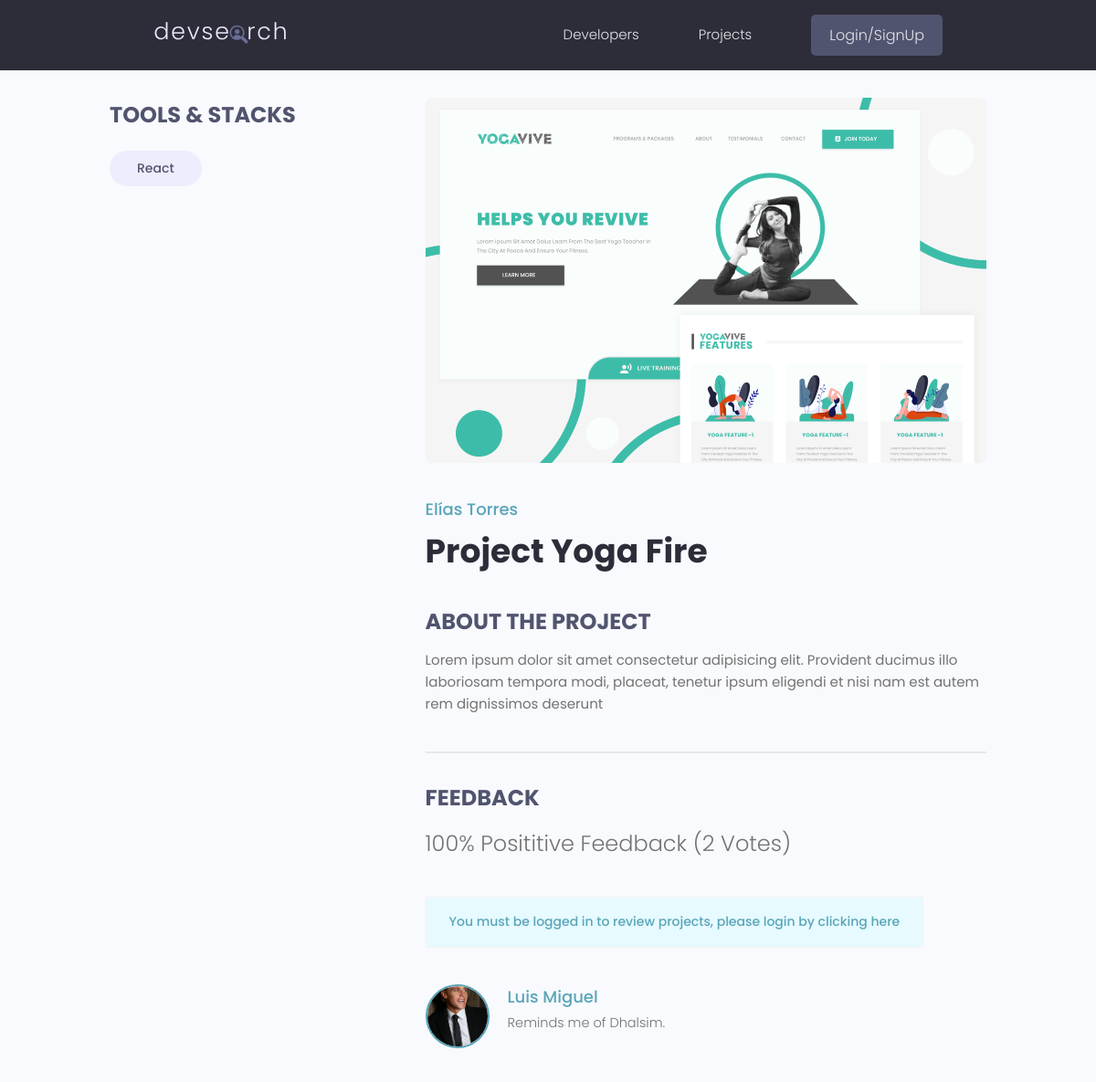
Page /project/b08f51d4-26c4-47e3-81d3-7e07b5696382 on the earlier database version.
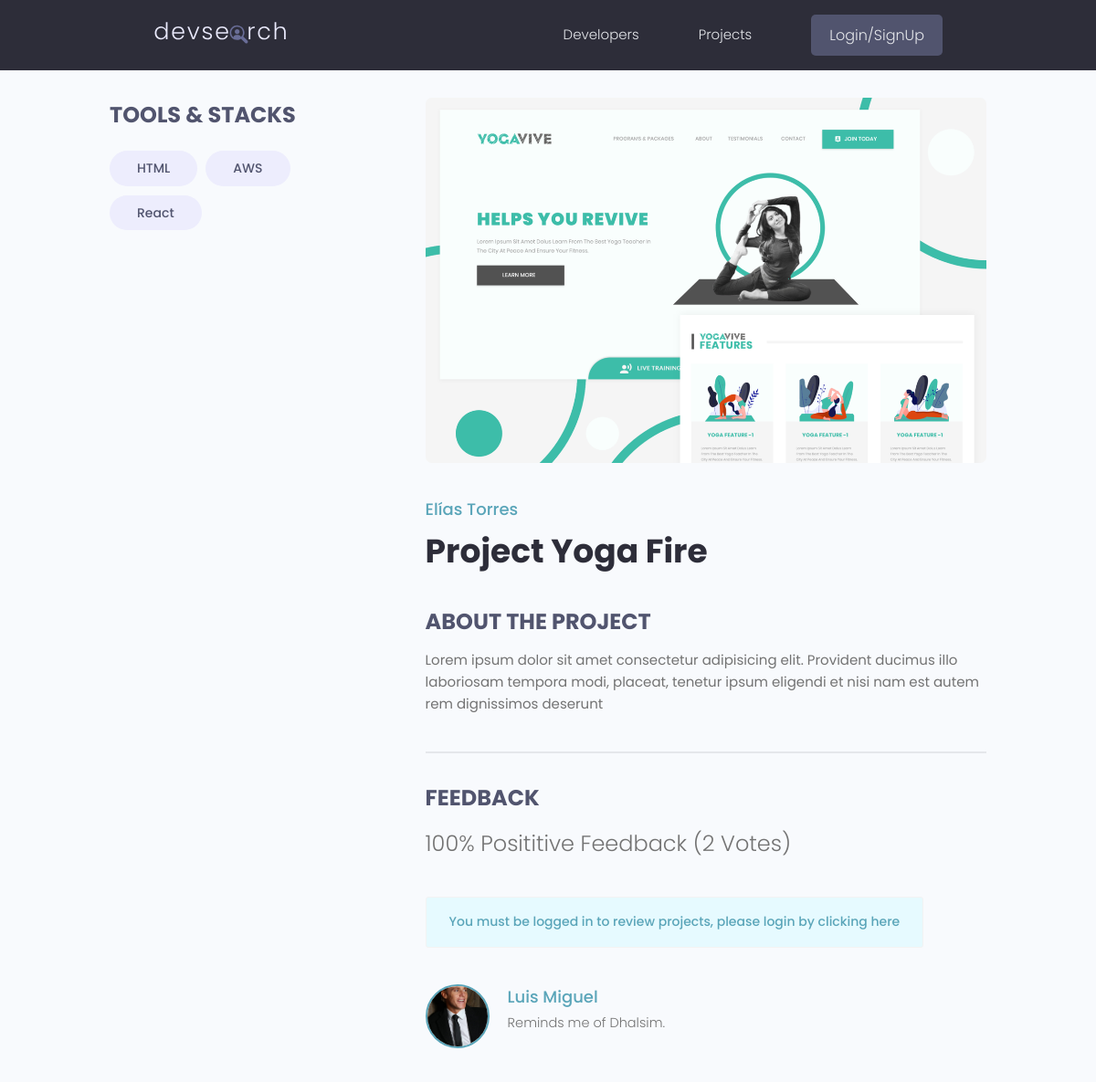
Same page on the later database version.
### project/models.py (models this page shows, shortened)
class Tag(models.Model):
    id = models.UUIDField(default=uuid.uuid4,
                          primary_key=True, unique=True, editable=False)
    name = models.CharField(max_length=200)
    created = models.DateTimeField(auto_now_add=True)

class Review(models.Model):
    UP = 'up'
    DOWN = 'down'
    VOTE_TYPE = (
        (UP, 'Up Vote'),
        (DOWN, 'Down Vote')
    )
    id = models.UUIDField(default=uuid.uuid4,
                          primary_key=True, unique=True, editable=False)
    developer = models.ForeignKey(
        Developer, null=True, on_delete=models.CASCADE)
    project = models.ForeignKey(Project, on_delete=models.CASCADE)
    body = models.TextField(null=True, blank=True)
    value = models.CharField(max_length=200, choices=VOTE_TYPE)
    created = models.DateTimeField(auto_now_add=True)
    class Meta:
        unique_together = [['developer', 'project']]

### developer/models.py (models this page shows, shortened)
class Developer(models.Model):
    id = models.UUIDField(default=uuid.uuid4,
                          primary_key=True, unique=True, editable=False)
    user = models.OneToOneField(User, on_delete=models.CASCADE, null=True)
    name = models.CharField(max_length=200, blank=True, null=True)
    email = models.EmailField(max_length=200, blank=True, null=True)
    username = models.CharField(max_length=200, blank=True, null=True)
    location = models.CharField(max_length=200, blank=True, null=True)
    short_intro = models.CharField(max_length=200, blank=True, null=True)
    bio = models.TextField(blank=True, null=True)
    profile_image = models.ImageField(
        upload_to='profiles/', blank=True, null=True, default='profiles/user-default.png')
    social_github = models.CharField(max_length=200, blank=True, null=True)
    social_twitter = models.CharField(max_length=200, blank=True, null=True)
    social_linkedin = models.CharField(max_length=200, blank=True, null=True)
    social_youtube = models.CharField(max_length=200, blank=True, null=True)
    social_website = models.CharField(max_length=200, blank=True, null=True)
    social_stackoverflow = models.CharField(
        max_length=200, blank=True, null=True)
    created = models.DateTimeField(auto_now_add=True)

### project/views.py (the view, shortened to what this page needs)
# urls.py: path('project/', include('project.urls')),
def project(request, pk):
    project = Project.objects.get(pk=pk)
    form = ReviewForm()
    context = {'project': project, 'form': form}
    template = 'project/project.html'
    return render(request, template, context)

### project/models.py (called while the page is built)
    @property
    def reviewers(self):
        return self.review_set.all().values_list('developer__id', flat=True)

### project/templates/project/project.html (shortened to what this page needs)
{% extends 'main.html' %}
{% block content %}
<main class="singleProject my-md">
    <div class="container">
        <div class="layout">
            <div class="column column--1of3">
                <h3 class="singleProject__subtitle">Tools & Stacks</h3>
                <div class="singleProject__toolStack">
                    {% for tag in project.tags.all %}
                    <span class="tag tag--pill tag--sub tag--lg">
                        <small>{{ tag.name }} </small>
                    </span>
                    {% endfor %}
                </div>
            </div>
            <div class="column column--2of3">
                <img class="singleProject__preview" src="{{ project.featured_image.url }}" />
                <a href="{% url 'developer:profile' project.owner.id %}"
                    class="singleProject__developer">{{project.owner.name}}</a>
                <h2 class="singleProject__title">Project {{ project.title }}</h2>
                <h3 class="singleProject__subtitle">About the Project</h3>
                <div class="singleProject__info">
                    {{ project.description }}
                </div>
                <div class="comments">
                    <h3 class="singleProject__subtitle">Feedback</h3>
                    <h5 class="project--rating">
                        {{ project.vote_ratio }}% Posititive Feedback ({{ project.vote_total }}
                        Vote{{project.vote_total|pluralize:"s"}})
                    </h5>
                    {% if request.user.developer.id in project.reviewers %}
                    <div class="alert alert--info">
                        <p class="alert__message">
                            You have already reviewed this project.
                        </p>
                    </div>
                    {% elif request.user.developer == project.owner %}
                    <div class="alert alert--info">
                        <p class="alert__message">
                            You cannot review your own project.</p>
                    </div>
                    {% elif not request.user.is_authenticated %}
                    <div class="alert alert--info">
                        <p class="alert__message">
                            <a href="{% url 'developer:login' %}?next={{ request.path }}">
                                You must be logged in to review projects, please login by clicking here
                            </a>
                        </p>
                    </div>
                    <br>
                    {% endif %}
                    <div class="commentList">
                        {% for review in project.review_set.all %}
                        {% if review.body %}
                        <div class="comment">
                            <a href="{% url 'developer:profile' review.developer.id %}">
                                <img class="avatar avatar--md" src="{{ review.developer.profile_image.url }}"
                                    alt="user" />
                            </a>
                            <div class="comment__details">
                                <a href="{% url 'developer:profile' review.developer.id %}" class="comment__author">
                                    {{review.developer.name }}
                                </a>
                                <p class="comment__info">
                                    {{ review.body|linebreaksbr }}
                                </p>
                            </div>
                        </div>
                        {% endif %}
                        {% endfor %}
                    </div>
                </div>
            </div>
        </div>
    </div>
</main>
{% endblock content %}

Differences in the rows shown:
added Tag: name "HTML"
added Tag: name "AWS"
